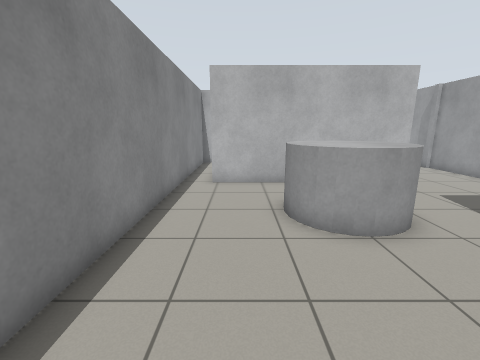
view 1 (above)

14 first-person views from a walk through a robot-simulator world made for Gazebo. The camera is 1.2 m above the floor, tilts 12° down and sees 90° across. The floor is counted in squares, 0.5 m on a side. Each view is taken from the middle of a square. On the plan, view 1 faces up. The plan holds only what a view shows up to about 16 squares ahead; the rest is blank. The place goes on beyond the plan.

view 2
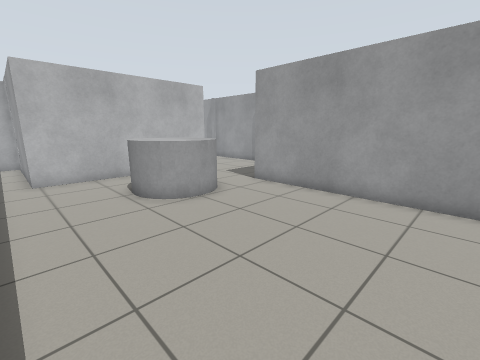

view 3
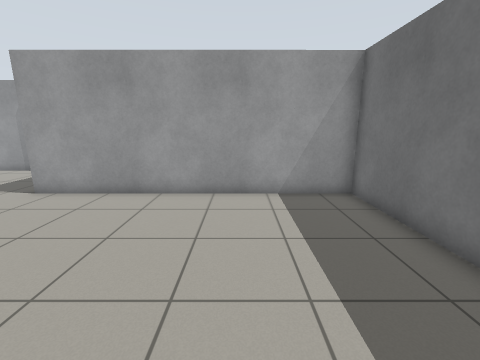

view 4
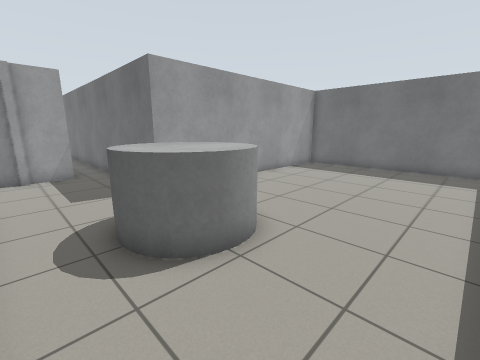

view 5
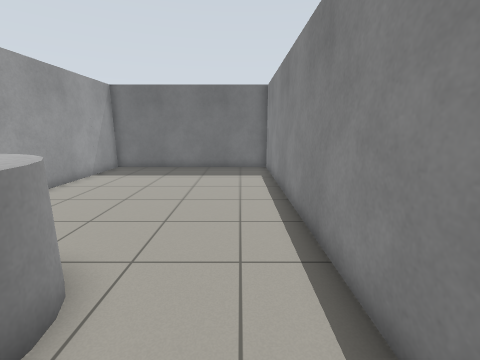

view 6
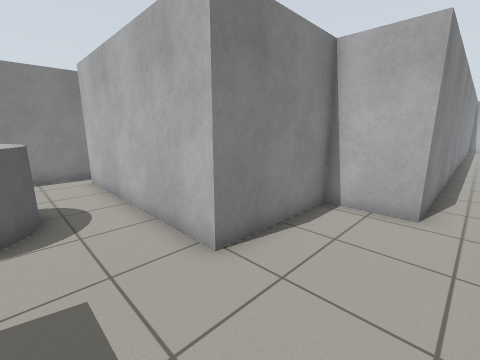

view 7
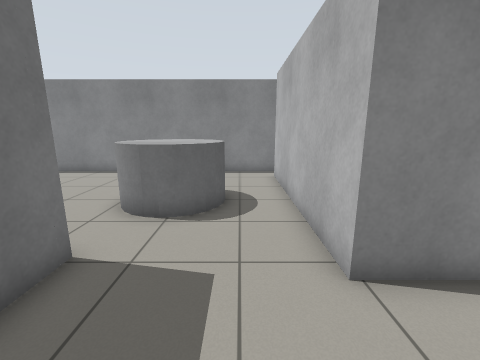

view 8
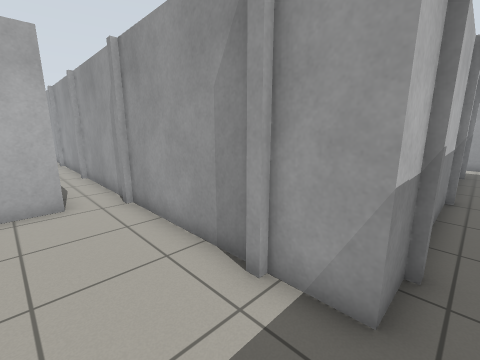

view 9
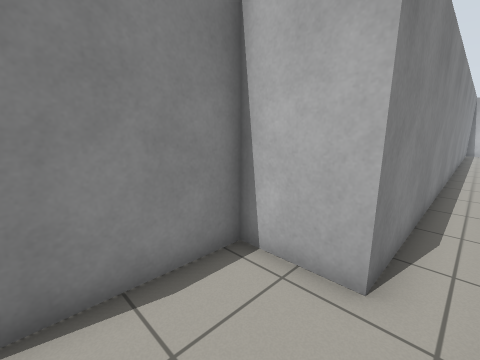

view 10
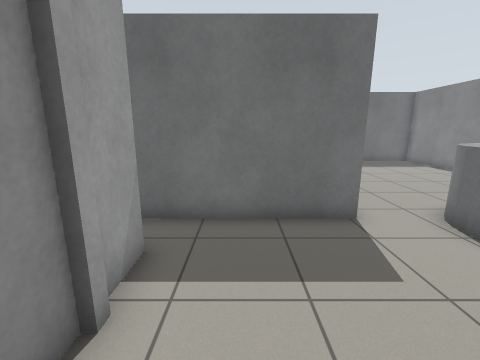

view 11
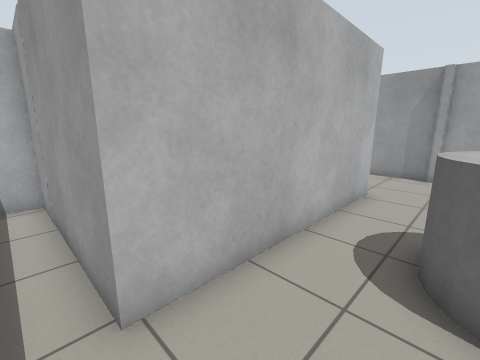

view 12
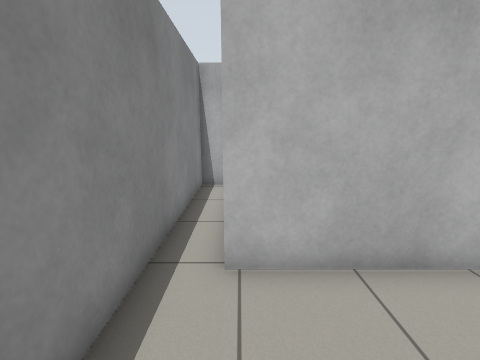

view 13
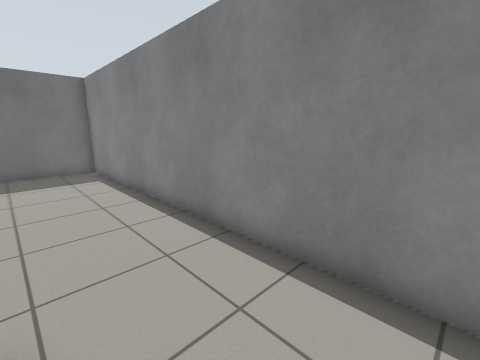

view 14
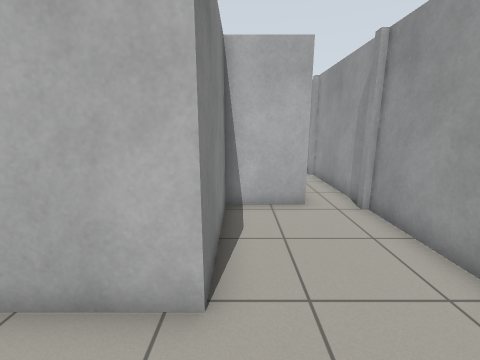

### Floor plan
Points are (right, up) in squares from view 1. A wall is a line through its corners. A room is listed if a view was taken in it or the views show most of it. See-through windows are left out.
Room 1 (views 1, 2, 3, 4, 5, 11, 12, 13)
walls: (6.5, 10.8) (-1.3, 10.8) (-1.3, 17.4) (-2.7, 17.4) (-2.7, -6.2) (6.8, -6.2) (6.8, 5.8)
ways out: opening at (7.5, 8.5) to room 2
objects: grey cylinder (1, 5) to (5, 8)
Room 2 (views 6, 7, 8, 9, 10, 14)
walls: (11.9, 15.5) (11.9, 20.8); (11.7, 14.9) (11.7, 15.4); (11.9, 21.6) (11.9, 26.4); (11.9, 9.5) (11.9, 15); (11.7, 26.2) (11.7, 26.7); (13.4, 7.6) (11.9, 7.6) (11.9, 9.4); (13.8, 7.4) (13.3, 7.4); (6.8, 5.8) (14.5, 5.8); (10.1, 34.1) (10.1, 15.5) (7.5, 15.5) (7.5, 10.8) (6.5, 10.8)
ways out: opening at (7.5, 8.5) to room 1

Where each view was taken, in squares from view 1:
view 1: 0 up, 0 right, facing up
view 2: 2 down, 2 left, facing up-right
view 3: 2 down, 2 left, facing right
view 4: 10 up, 2 left, facing down-right
view 5: 9 up, 1 left, facing down
view 6: 8 up, 11 right, facing up-left
view 7: 9 up, 11 right, facing left
view 8: 7 up, 9 right, facing up-right
view 9: 12 up, 11 right, facing up-left
view 10: 12 up, 10 right, facing down
view 11: 8 up, 2 left, facing up-right
view 12: 7 up, 1 left, facing up
view 13: 9 up, 1 right, facing down-left
view 14: 8 up, 8 right, facing up
